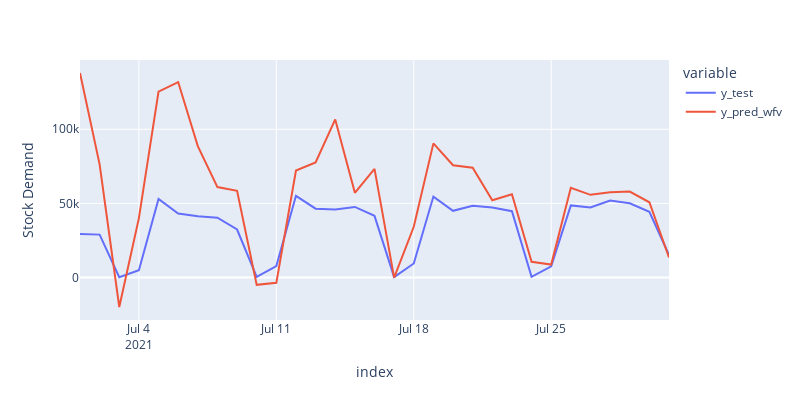

Notebook cell for this chart:
### Code cell
df_pred_test = pd.DataFrame(
    {"y_test":y_test, "y_pred_wfv":y_pred_wfv}
)
fig = px.line(df_pred_test, labels={"value":"Stock Demand"},
             height=400,width=800)
fig.show()

### Figure 1 — Plotly figure (JSON) as saved in the notebook; plotly's stock layout.template omitted (floating-point values rounded to 4 significant figures)
{"data": [{"hovertemplate": "variable=y_test<br>index=%{x}<br>Stock Demand=%{y}<extra></extra>", "legendgroup": "y_test", "line": {"color": "#636efa", "dash": "solid"}, "marker": {"symbol": "circle"}, "mode": "lines", "name": "y_test", "orientation": "v", "showlegend": true, "type": "scatter", "x": ["2021-07-01T00:00:00", "2021-07-02T00:00:00", "2021-07-03T00:00:00", "2021-07-04T00:00:00", "2021-07-05T00:00:00", "2021-07-06T00:00:00", "2021-07-07T00:00:00", "2021-07-08T00:00:00", "2021-07-09T00:00:00", "2021-07-10T00:00:00", "2021-07-11T00:00:00", "2021-07-12T00:00:00", "2021-07-13T00:00:00", "2021-07-14T00:00:00", "2021-07-15T00:00:00", "2021-07-16T00:00:00", "2021-07-17T00:00:00", "2021-07-18T00:00:00", "2021-07-19T00:00:00", "2021-07-20T00:00:00", "2021-07-21T00:00:00", "2021-07-22T00:00:00", "2021-07-23T00:00:00", "2021-07-24T00:00:00", "2021-07-25T00:00:00", "2021-07-26T00:00:00", "2021-07-27T00:00:00", "2021-07-28T00:00:00", "2021-07-29T00:00:00", "2021-07-30T00:00:00", "2021-07-31T00:00:00"], "xaxis": "x", "y": [29413, 28977, 240, 4971, 53008, 43194, 41378, 40375, 32421, 437, 7726, 55129, 46467, 45970, 47630, 41645, 350, 9513, 54619, 45013, 48487, 47326, 44794, 492, 7521, 48679, 47213, 51983, 50101, 44319, 15247], "yaxis": "y"}, {"hovertemplate": "variable=y_pred_wfv<br>index=%{x}<br>Stock Demand=%{y}<extra></extra>", "legendgroup": "y_pred_wfv", "line": {"color": "#EF553B", "dash": "solid"}, "marker": {"symbol": "circle"}, "mode": "lines", "name": "y_pred_wfv", "orientation": "v", "showlegend": true, "type": "scatter", "x": ["2021-07-01T00:00:00", "2021-07-02T00:00:00", "2021-07-03T00:00:00", "2021-07-04T00:00:00", "2021-07-05T00:00:00", "2021-07-06T00:00:00", "2021-07-07T00:00:00", "2021-07-08T00:00:00", "2021-07-09T00:00:00", "2021-07-10T00:00:00", "2021-07-11T00:00:00", "2021-07-12T00:00:00", "2021-07-13T00:00:00", "2021-07-14T00:00:00", "2021-07-15T00:00:00", "2021-07-16T00:00:00", "2021-07-17T00:00:00", "2021-07-18T00:00:00", "2021-07-19T00:00:00", "2021-07-20T00:00:00", "2021-07-21T00:00:00", "2021-07-22T00:00:00", "2021-07-23T00:00:00", "2021-07-24T00:00:00", "2021-07-25T00:00:00", "2021-07-26T00:00:00", "2021-07-27T00:00:00", "2021-07-28T00:00:00", "2021-07-29T00:00:00", "2021-07-30T00:00:00", "2021-07-31T00:00:00"], "xaxis": "x", "y": [137900.0, 76380.0, -19830.0, 40100.0, 125400.0, 131800.0, 88640.0, 61010.0, 58550.0, -4891.0, -3525.0, 72200.0, 77630.0, 106600.0, 57130.0, 73290.0, 8.194, 34270.0, 90490.0, 75720.0, 74030.0, 52120.0, 56180.0, 10680.0, 8796.0, 60490.0, 55800.0, 57600.0, 58020.0, 50780.0, 13530.0], "yaxis": "y"}], "layout": {"height": 400, "legend": {"title": {"text": "variable"}, "tracegroupgap": 0}, "margin": {"t": 60}, "width": 800, "xaxis": {"anchor": "y", "autorange": true, "domain": [0, 1], "range": ["2021-07-01", "2021-07-31"], "title": {"text": "index"}, "type": "date"}, "yaxis": {"anchor": "x", "autorange": true, "domain": [0, 1], "range": [-28590.0, 146700.0], "title": {"text": "Stock Demand"}, "type": "linear"}}}
